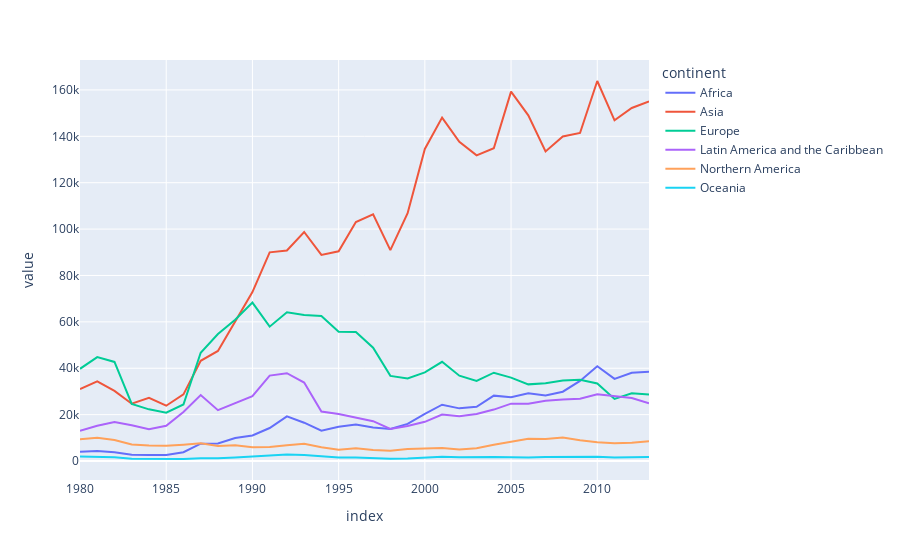

Here is the notebook cell this chart was saved with:
### Code cell
px.line(cont_df.T)

### Figure 1 — Plotly figure (JSON) as saved in the notebook; plotly's stock layout.template omitted (floating-point values rounded to 4 significant figures)
{"data": [{"hovertemplate": "continent=Africa<br>index=%{x}<br>value=%{y}<extra></extra>", "legendgroup": "Africa", "line": {"color": "#636efa", "dash": "solid"}, "marker": {"symbol": "circle"}, "mode": "lines", "name": "Africa", "orientation": "v", "showlegend": true, "type": "scatter", "x": [1980, 1981, 1982, 1983, 1984, 1985, 1986, 1987, 1988, 1989, 1990, 1991, 1992, 1993, 1994, 1995, 1996, 1997, 1998, 1999, 2000, 2001, 2002, 2003, 2004, 2005, 2006, 2007, 2008, 2009, 2010, 2011, 2012, 2013], "xaxis": "x", "y": [3951, 4363, 3819, 2671, 2639, 2650, 3782, 7494, 7552, 9894, 11012, 14228, 19242, 16531, 13072, 14806, 15700, 14471, 13791, 15996, 20346, 24292, 22710, 23366, 28192, 27523, 29188, 28284, 29890, 34534, 40892, 35441, 38083, 38543], "yaxis": "y"}, {"hovertemplate": "continent=Asia<br>index=%{x}<br>value=%{y}<extra></extra>", "legendgroup": "Asia", "line": {"color": "#EF553B", "dash": "solid"}, "marker": {"symbol": "circle"}, "mode": "lines", "name": "Asia", "orientation": "v", "showlegend": true, "type": "scatter", "x": [1980, 1981, 1982, 1983, 1984, 1985, 1986, 1987, 1988, 1989, 1990, 1991, 1992, 1993, 1994, 1995, 1996, 1997, 1998, 1999, 2000, 2001, 2002, 2003, 2004, 2005, 2006, 2007, 2008, 2009, 2010, 2011, 2012, 2013], "xaxis": "x", "y": [31025, 34314, 30214, 24696, 27274, 23850, 28739, 43203, 47454, 60256, 72829, 89964, 90752, 98737, 88852, 90424, 103030, 106383, 90929, 106844, 134544, 148083, 137653, 131769, 134850, 159253, 149054, 133459, 139894, 141434, 163845, 146894, 152218, 155075], "yaxis": "y"}, {"hovertemplate": "continent=Europe<br>index=%{x}<br>value=%{y}<extra></extra>", "legendgroup": "Europe", "line": {"color": "#00cc96", "dash": "solid"}, "marker": {"symbol": "circle"}, "mode": "lines", "name": "Europe", "orientation": "v", "showlegend": true, "type": "scatter", "x": [1980, 1981, 1982, 1983, 1984, 1985, 1986, 1987, 1988, 1989, 1990, 1991, 1992, 1993, 1994, 1995, 1996, 1997, 1998, 1999, 2000, 2001, 2002, 2003, 2004, 2005, 2006, 2007, 2008, 2009, 2010, 2011, 2012, 2013], "xaxis": "x", "y": [39760, 44802, 42720, 24638, 22287, 20844, 24370, 46698, 54726, 60893, 68301, 57938, 64123, 62937, 62531, 55764, 55642, 48841, 36719, 35639, 38215, 42779, 36798, 34556, 38082, 35955, 33053, 33495, 34692, 35078, 33425, 26778, 29177, 28691], "yaxis": "y"}, {"hovertemplate": "continent=Latin America and the Caribbean<br>index=%{x}<br>value=%{y}<extra></extra>", "legendgroup": "Latin America and the Caribbean", "line": {"color": "#ab63fa", "dash": "solid"}, "marker": {"symbol": "circle"}, "mode": "lines", "name": "Latin America and the Caribbean", "orientation": "v", "showlegend": true, "type": "scatter", "x": [1980, 1981, 1982, 1983, 1984, 1985, 1986, 1987, 1988, 1989, 1990, 1991, 1992, 1993, 1994, 1995, 1996, 1997, 1998, 1999, 2000, 2001, 2002, 2003, 2004, 2005, 2006, 2007, 2008, 2009, 2010, 2011, 2012, 2013], "xaxis": "x", "y": [13081, 15215, 16769, 15427, 13678, 15171, 21179, 28471, 21924, 25060, 27942, 36827, 37853, 33840, 21341, 20262, 18645, 17174, 13830, 15088, 16898, 20067, 19317, 20263, 22181, 24747, 24676, 26011, 26547, 26867, 28818, 27856, 27173, 24950], "yaxis": "y"}, {"hovertemplate": "continent=Northern America<br>index=%{x}<br>value=%{y}<extra></extra>", "legendgroup": "Northern America", "line": {"color": "#FFA15A", "dash": "solid"}, "marker": {"symbol": "circle"}, "mode": "lines", "name": "Northern America", "orientation": "v", "showlegend": true, "type": "scatter", "x": [1980, 1981, 1982, 1983, 1984, 1985, 1986, 1987, 1988, 1989, 1990, 1991, 1992, 1993, 1994, 1995, 1996, 1997, 1998, 1999, 2000, 2001, 2002, 2003, 2004, 2005, 2006, 2007, 2008, 2009, 2010, 2011, 2012, 2013], "xaxis": "x", "y": [9378, 10030, 9074, 7100, 6661, 6543, 7074, 7705, 6469, 6790, 5895, 6057, 6846, 7438, 5902, 4891, 5516, 4753, 4437, 5196, 5433, 5604, 4948, 5543, 6990, 8394, 9613, 9463, 10190, 8995, 8142, 7677, 7892, 8503], "yaxis": "y"}, {"hovertemplate": "continent=Oceania<br>index=%{x}<br>value=%{y}<extra></extra>", "legendgroup": "Oceania", "line": {"color": "#19d3f3", "dash": "solid"}, "marker": {"symbol": "circle"}, "mode": "lines", "name": "Oceania", "orientation": "v", "showlegend": true, "type": "scatter", "x": [1980, 1981, 1982, 1983, 1984, 1985, 1986, 1987, 1988, 1989, 1990, 1991, 1992, 1993, 1994, 1995, 1996, 1997, 1998, 1999, 2000, 2001, 2002, 2003, 2004, 2005, 2006, 2007, 2008, 2009, 2010, 2011, 2012, 2013], "xaxis": "x", "y": [1942, 1839, 1675, 1018, 878, 920, 904, 1200, 1181, 1539, 2075, 2495, 2871, 2566, 1967, 1565, 1552, 1263, 1021, 1055, 1276, 1818, 1685, 1800, 1788, 1585, 1473, 1693, 1834, 1860, 1834, 1548, 1679, 1775], "yaxis": "y"}], "layout": {"legend": {"title": {"text": "continent"}, "tracegroupgap": 0}, "margin": {"t": 60}, "xaxis": {"anchor": "y", "domain": [0, 1], "title": {"text": "index"}}, "yaxis": {"anchor": "x", "domain": [0, 1], "title": {"text": "value"}}}}
